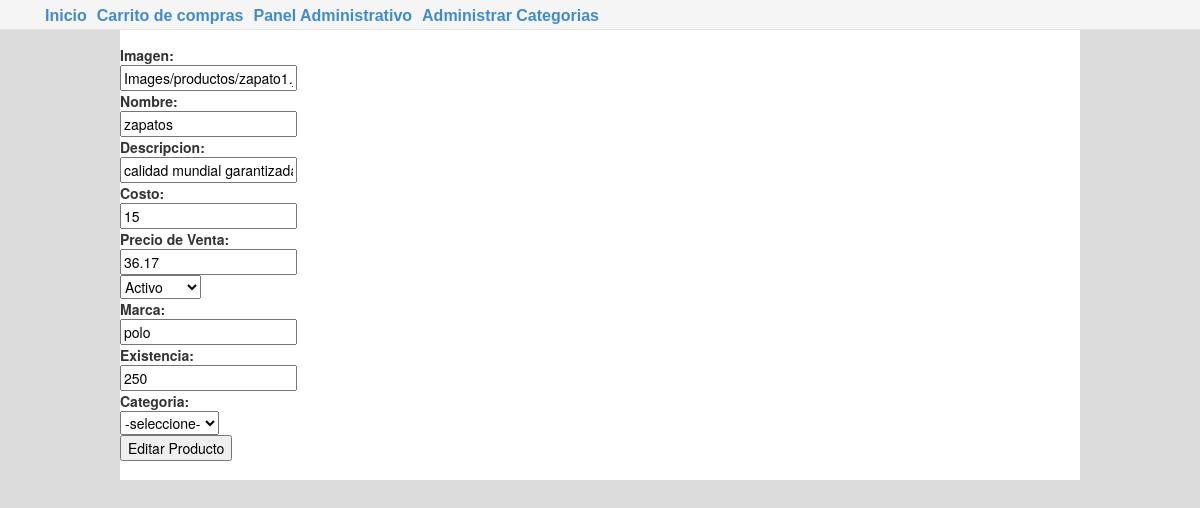
The page /admin/editarProducto.php?id=3 on the database as committed earlier.
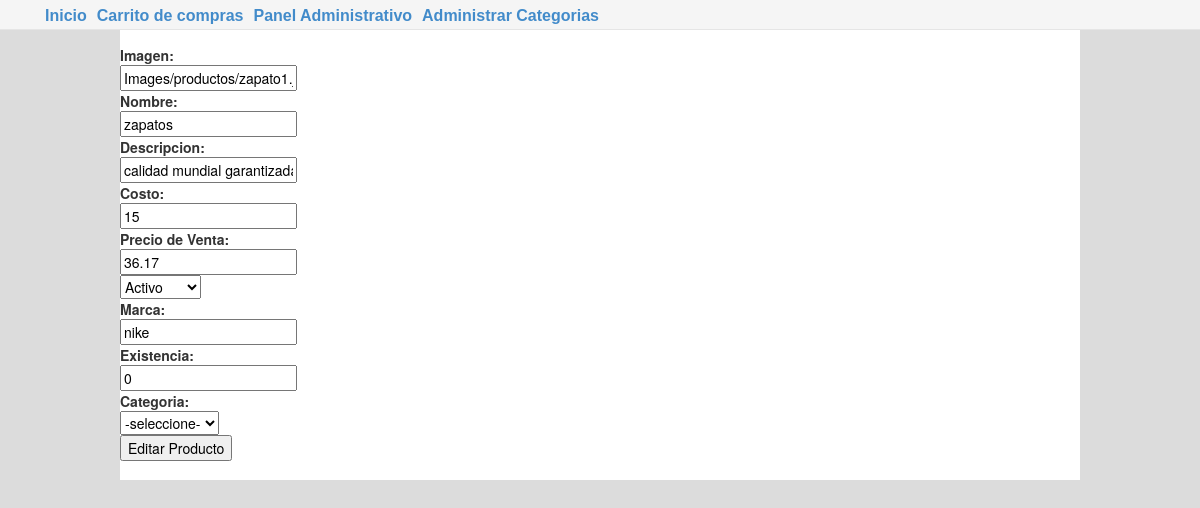
The same page on the database as committed later.
### tables this page shows
CREATE TABLE `producto` (
  `id_p` int(11) NOT NULL AUTO_INCREMENT,
  `imagen_p` varchar(250) DEFAULT NULL,
  `nombre_p` varchar(40) DEFAULT NULL,
  `descripcion_p` varchar(250) DEFAULT NULL,
  `categoria_p` varchar(40) DEFAULT NULL,
  `precio_p` float DEFAULT '0',
  `activo_p` varchar(2) DEFAULT 'N',
  `existencia_p` int(11) DEFAULT NULL,
  `fecha_p` date DEFAULT NULL,
  `marca_p` varchar(120) DEFAULT NULL,
  `costo_p` float DEFAULT '0',
  `tamanio_p` varchar(25) DEFAULT NULL,
  `color_p` varchar(25) DEFAULT NULL,
  PRIMARY KEY (`id_p`),
  UNIQUE KEY `id_p_UNIQUE` (`id_p`)
);

### admin/editarProducto.php (the view, shortened to what this page needs)
<!DOCTYPE html>
<html>
    <head>
        <link href="../assets/css/bootstrap.css" rel="stylesheet" type="text/css" />
        <link href="../assets/css/main.css" rel="stylesheet" type="text/css" />
    </head>
    <body>
        <?php include_once '../Includes/header.php'; ?>
        <div class="contenedor">
            <?
            if (isset($_GET['id'])) {
                $id_p = (int) $_GET['id'];
                $row = mysql_fetch_array(mysql_query("SELECT * FROM `producto` WHERE `id_p` = '$id_p' "));
                ?>
                <form action='' method='POST'>
                    <div><b>Imagen:</b><br /><input type='text' name='imagen_p' value='<?= stripslashes($row['imagen_p']) ?>' required/></div>
                    <div><b>Nombre:</b><br /><input type='text' name='nombre_p' value='<?= stripslashes($row['nombre_p']) ?>' required/></div>
                    <div><b>Descripcion:</b><br /><input type='text' name='descripcion_p' value='<?= stripslashes($row['descripcion_p']) ?>' required/></div>
                    <div><b>Costo:</b><br /><input type='text' name='costo_p' value='<?= stripslashes($row['costo_p']) ?>' required/></div>
                    <div><b>Precio de Venta:</b><br /><input type='text' name='precio_p' value='<?= stripslashes($row['precio_p']) ?>' required/></div>
                    <div><select name="activo_p">
                            <option value="S">Activo</option>
                        </select></div>
                    <div><b>Marca:</b><br /><input type='text' name='marca_p' value='<?= stripslashes($row['marca_p']) ?>' required/></div>
                    <div><b>Existencia:</b><br /><input type='text' name='existencia_p' value='<?= stripslashes($row['existencia_p']) ?>' required/></div>
                    <div><b>Categoria:</b><br><select name="categoria_p" required><option>-seleccione-</option><?php include_once '../clases/listas/categorias.php'; ?></select></div>
                    <div><input type='submit' value='Editar Producto' /><input type='hidden' value='1' name='submitted' /></div>
                </form>
            <? }
            ?>
        </div>
    </body>
</html>

### Includes/header.php (shortened to what this page needs)
<html>
    <body>
        <div class="header">
            <ul class="menu">
                <li><a href="../index.php">Inicio</a></li>
                <li><a href="../cesta.php">Carrito de compras</a></li>
                <li><a href="../admin/administrarProductos.php">Panel Administrativo</a></li>
                <li><a href="../admin/administrarCategorias.php">Administrar Categorias</a></li>
            </ul>
            <div class="right-login">
            </div>
        </div>
    </body>
</html>

### assets/css/main.css (style rules this page uses)
body { background: gainsboro; }
.contenedor { display: block; background: #FFF; height: 450px; margin:auto; width: 80%; }

### Includes/header.php (style rules this page uses)
body { margin: 0px; }
.header { margin-top: 0px; padding-top: 0px; background: whitesmoke; border-bottom: 1px solid #e5e5e5; height: 30px; width: 100%; margin: auto; }
.header ul { margin: 0px; }
.menu li { margin-top: 0px; margin-bottom: 0px; height: 30px; list-style: none; float: left; padding: 5px; }
.menu li a { padding: 0px; font-family: Helvetica, Sans Serif, Arial; font-size: 16px; font-weight: bold; text-align: center; text-decoration: none; }
.contenedor { padding-top: 15px; width: 80%; margin: auto; }
.right-login { font-size: 16px; font-weight: bold; display: block; padding-top: 10px; margin-left: 75%; padding-left: 10%; }

Rows that differ between the two databases and show on the page:
changed producto "Images/productos/zapato1.jpg": marca_p "polo" → "nike"; existencia_p "250" → "0"
